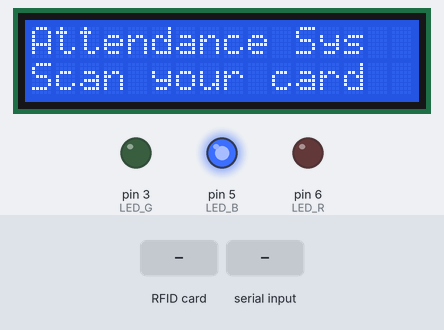
Recording of a sketch running on a simulated Arduino Uno, built with avr-gcc and run on an emulated ATmega328P. On the bench: 16×2 character LCD, output pins drawn as LEDs (lit = HIGH). The test bench sets the inputs (shaded band). Pins used as bus, display or sensor lines are not drawn; what the sketch prints to the serial monitor is not drawn.

Above: at 1.3 s.
1.4 s: RFID card 5E 7A 19 C4 held to the reader
At 2.1 s:
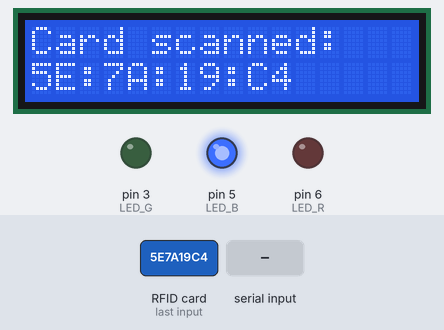
At 3.1 s:
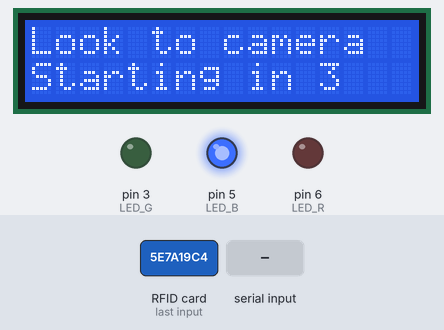
4.4 s: byte 10 ('\n') received over Serial
At 7.3 s:
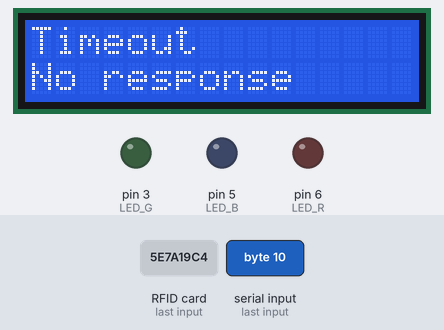
Timing chart, 0 to 9.6 s (numbered marks = the images above; inputs shaded):
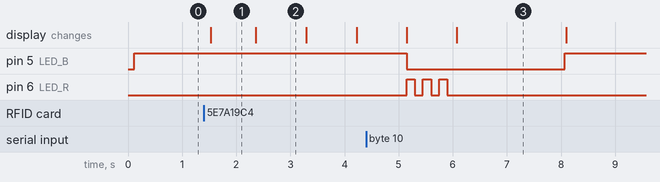

The sketch:

main.ino
```cpp
#include <SPI.h>
#include <MFRC522.h>
#include <Wire.h>
#include <LiquidCrystal_I2C.h>

#define SS_PIN 10
#define RST_PIN 9

#define LED_R 6
#define LED_G 3
#define LED_B 5

#define LCD_ADDR 0x27

MFRC522 mfrc522(SS_PIN, RST_PIN);
LiquidCrystal_I2C lcd(LCD_ADDR, 16, 2);

const unsigned long PYTHON_TIMEOUT_MS = 12000;
const unsigned long SCAN_COOLDOWN_MS  = 1500;
unsigned long lastScanMs = 0;

void setColor(bool r, bool g, bool b) {
  digitalWrite(LED_R, r);
  digitalWrite(LED_G, g);
  digitalWrite(LED_B, b);
}

void blinkColor(bool r, bool g, bool b, int times, int onMs = 150, int offMs = 150) {
  for (int i = 0; i < times; i++) {
    setColor(r, g, b);
    delay(onMs);
    setColor(0, 0, 0);
    delay(offMs);
  }
}

void lcdShow(const String& l1, const String& l2) {
  lcd.clear();
  lcd.setCursor(0, 0);
  lcd.print(l1.substring(0, 16));
  lcd.setCursor(0, 1);
  lcd.print(l2.substring(0, 16));
}

String uidToString(MFRC522::Uid *uid) {
  String s = "";
  for (byte i = 0; i < uid->size; i++) {
    if (uid->uidByte[i] < 0x10) s += "0";
    s += String(uid->uidByte[i], HEX);
    if (i < uid->size - 1) s += ":";
  }
  s.toUpperCase();
  return s;
}

String readLineWithTimeout(unsigned long timeoutMs) {
  String line = "";
  unsigned long start = millis();
  while (millis() - start < timeoutMs) {
    while (Serial.available() > 0) {
      char c = (char)Serial.read();
      if (c == '\r') continue;
      if (c == '\n') return line;
      line += c;
      if (line.length() > 160) line.remove(0, 80);
    }
  }
  return "";
}

void flushSerialInput() {
  while (Serial.available() > 0) Serial.read();
}

void setup() {
  pinMode(LED_R, OUTPUT);
  pinMode(LED_G, OUTPUT);
  pinMode(LED_B, OUTPUT);

  Serial.begin(115200);
  SPI.begin();
  mfrc522.PCD_Init();

  Wire.begin();
  lcd.init();
  lcd.backlight();

  setColor(0, 0, 1);
  lcdShow("Attendance Sys", "Scan your card");
  Serial.println("ARDUINO_READY");
}

void loop() {
  if (millis() - lastScanMs < SCAN_COOLDOWN_MS) return;

  if (!mfrc522.PICC_IsNewCardPresent()) return;
  if (!mfrc522.PICC_ReadCardSerial()) return;

  lastScanMs = millis();

  String uid = uidToString(&mfrc522.uid);

  flushSerialInput();

  Serial.print("UID,");
  Serial.println(uid);

  lcdShow("Card scanned:", uid);
  setColor(0, 0, 1);

  // Check for quick response (no photo / unknown card)
  String quickResp = readLineWithTimeout(800);

  if (quickResp.startsWith("RESULT,")) {
    String status = quickResp.substring(7);

    if (status == "UNKNOWN_CARD") {
      blinkColor(1, 0, 0, 3);
      lcdShow("Unknown Card", "Not registered");
      delay(2000);
    } else if (status == "CHECKED_UNVERIFIED_NO_PHOTO") {
      blinkColor(1, 1, 0, 2);
      lcdShow("Checked In", "No photo on file");
      delay(2000);
    } else if (status == "CHECKED_VERIFIED") {
      blinkColor(0, 1, 0, 2);
      lcdShow("Access Granted", "Welcome!");
      delay(2000);
    } else if (status == "CHECKED_UNVERIFIED") {
      blinkColor(1, 0, 0, 3);
      lcdShow("Face Mismatch", "Try again");
      delay(2000);
    } else if (status == "ERROR") {
      blinkColor(1, 1, 0, 3);
      lcdShow("System Error", "Try again");
      delay(2000);
    } else {
      blinkColor(1, 0, 0, 2);
      lcdShow("Status:", status);
      delay(2000);
    }
  } else {
    // No quick response - user has photo, do countdown for camera
    for (int i = 3; i >= 1; i--) {
      lcdShow("Look to camera", "Starting in " + String(i));
      delay(900);
    }

    lcdShow("Verifying...", "Please hold");
    setColor(0, 0, 1);

    String resp = readLineWithTimeout(PYTHON_TIMEOUT_MS);

    if (resp.startsWith("RESULT,")) {
      String status = resp.substring(7);

      if (status == "CHECKED_VERIFIED") {
        blinkColor(0, 1, 0, 2);
        lcdShow("Access Granted", "Welcome!");
        delay(2000);
      } else if (status == "CHECKED_UNVERIFIED") {
        blinkColor(1, 0, 0, 3);
        lcdShow("Face Mismatch", "Try again");
        delay(2000);
      } else if (status == "ERROR") {
        blinkColor(1, 1, 0, 3);
        lcdShow("System Error", "Try again");
        delay(2000);
      } else {
        blinkColor(1, 0, 0, 2);
        lcdShow("Unknown Error", status);
        delay(2000);
      }
    } else {
      blinkColor(1, 0, 0, 3);
      lcdShow("Timeout", "No response");
      delay(2000);
    }
  }

  setColor(0, 0, 1);
  lcdShow("Attendance Sys", "Scan your card");

  mfrc522.PICC_HaltA();
  mfrc522.PCD_StopCrypto1();
}
```

Measured:
- after the input at 1.4 s, the display: changes after 0.13 s (image 1)
- after the input at 4.4 s, pin 5 (LED_B): HIGH → LOW after 0.75 s, → HIGH 2.9 s later; pin 6 (LED_R): alternates HIGH for 0.15 s and LOW for 0.15 s, 6 changes in all, then stays LOW, starting after 0.75 s; the display: first differs from a run without the input after 1.7 s (image 3)
- what the display in image 1 shows lasts 0.9 s, from 1.5 s to 2.4 s
- what the display in image 2 shows lasts 0.9 s, from 2.4 s to 3.3 s
